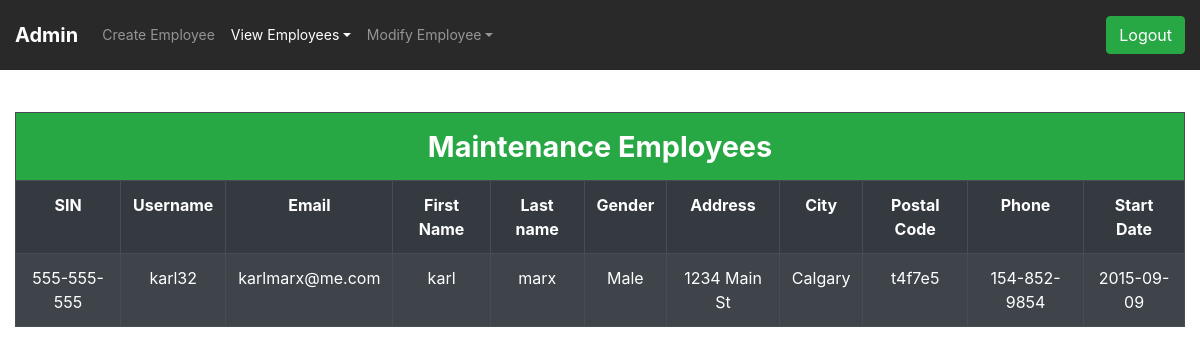
/admin/admin_view_maintains.php (signed in), run on an earlier commit of the app's database.
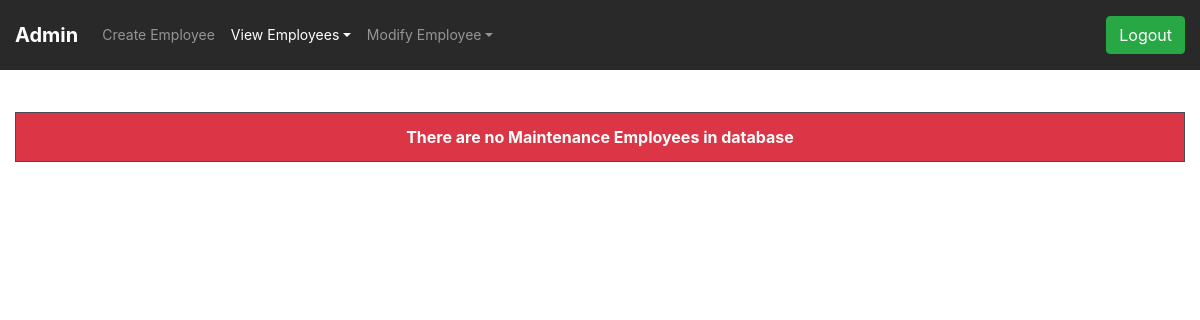
And on a later commit of the database.
### tables this page shows
CREATE TABLE `employee` (
  `SIN` varchar(11) NOT NULL,
  `Id` varchar(10) NOT NULL,
  `username` varchar(20) NOT NULL,
  `pwd` longtext NOT NULL,
  `user_type` varchar(15) NOT NULL,
  `gender` varchar(10) NOT NULL DEFAULT 'Other',
  `f_name` varchar(15) NOT NULL,
  `m_name` varchar(15) DEFAULT NULL,
  `l_name` varchar(30) NOT NULL,
  `street` varchar(30) NOT NULL,
  `postal_code` varchar(6) NOT NULL,
  `city` varchar(25) NOT NULL,
  `birth_date` date NOT NULL,
  `job_type` varchar(11) DEFAULT NULL,
  `email` varchar(30) NOT NULL,
  `phone_num` varchar(15) NOT NULL,
  `start_date` date NOT NULL,
  `Dnum` tinyint(6) DEFAULT NULL
);

### admin/admin_view_maintains.php (the view, shortened to what this page needs)
<!DOCTYPE html>
<html lang="en">
<head>
    <link rel="stylesheet" href="https://stackpath.bootstrapcdn.com/bootstrap/4.3.1/css/bootstrap.min.css">
    <link rel="stylesheet" href="adminStyles.css">
</head>
<body>
<nav class="navbar navbar-expand-md navbar-dark fixed-top">
        <a class="navbar-brand font-weight-bold" href="admin.php">Admin </a>
        <div class="collapse navbar-collapse" id="navbarsExampleDefault">
            <ul class="navbar-nav mr-auto">
                <li class="nav-item ">
                    <a class="nav-link" href="create_employee.php">Create Employee </a>
                </li>
                <li class="nav-item dropdown active">
                    <a class="nav-link dropdown-toggle" href="" id="dropdown01" data-toggle="dropdown"
                        aria-haspopup="true" aria-expanded="false">View Employees</a>
                </li>
                <li class="nav-item dropdown">
                    <a class="nav-link dropdown-toggle" href="" id="dropdown01" data-toggle="dropdown"
                        aria-haspopup="true" aria-expanded="false">Modify Employee</a>
                </li>
            </ul>
            <form action="../include/logout_inc.php" method="post">
                <button type="submit" class="btn btn-success">Logout</button>
            </form>
        </div>
    </nav>
    <main>
        <?php
        require '../include/db_connection_inc.php';
        $jtype = "maintenance";
        $sql = "SELECT * from employee where job_type=? ";
        $stmt = mysqli_stmt_init($connect);
        if (!mysqli_stmt_prepare($stmt, $sql)) {
            header("Location: admin.php?error=sqlErrorSelectEmp");
            exit();
        } else {
            mysqli_stmt_bind_param($stmt, "s", $jtype);
            mysqli_stmt_execute($stmt);
            $response = mysqli_stmt_get_result($stmt);
                if ($m = mysqli_fetch_assoc($response) ) {
               echo' <div class=" text-center  container-fluid admin_tables">
                    <table class="table table-lg table-hover table-striped table-bordered table-dark ">
                    <tr class="bg-success">
                        <th colspan="11" style="font-size:1.8em;font-weight:bold;">Maintenance Employees</th>
                    </tr>
                    <tr>
                        <th scope="col">SIN</th>
                        <th scope="col">Username</th>
                        <th scope="col">Email</th>
                        <th scope="col">First Name</th>
                        <th scope="col">Last name</th>
                        <th scope="col">Gender</th>
                        <th scope="col">Address</th>
                        <th scope="col">City</th>
                        <th scope="col">Postal Code</th>
                        <th scope="col">Phone</th>
                        <th scope="col">Start Date</th>
                    </tr>';
                    mysqli_stmt_execute($stmt);
                    $response = mysqli_stmt_get_result($stmt);
            while($row = mysqli_fetch_assoc($response)){
                       echo '<tr>
                            <td>'.$row["SIN"].'</td>
                            <td>'.$row["username"].'</td>
                            <td>'.$row["email"].'</td>
                            <td>'.$row["f_name"].'</td>
                            <td>'.$row["l_name"].'</td>
                            <td>'.$row["gender"].'</td>
                            <td>'.$row["street"].'</td>
                            <td>'.$row["city"].'</td>
                            <td>'.$row["postal_code"].'</td>
                            <td>'.$row["phone_num"].'</td>
                            <td>'.$row["start_date"].'</td>
                        </tr>';
                   }
                    echo '</table>   </div>';
              } else {
                echo '<div class=" text-center  container-fluid admin_tables"> <table class="table table-hover table-striped table-bordered table-dark ">
                          <tr class="bg-danger">
                              <th colspan="11">There are no Maintenance Employees in database</th>
                          </tr>
                  </table></div>';
                }
            }
            ?>
</main>
</body>
</html>

### admin/adminStyles.css (style rules this page uses)
body { background-image: url("../images/server2.jpg"); height: 110%; width: 100%; background-repeat: no-repeat; background-size: auto; color: rgb(250, 246, 246); }
.navbar { background-color: rgba(15, 15, 15, 0.993); font-size: 1em; padding: 15px; }
.admin_tables { margin-top: 7em; }
.dropdown-toggle { cursor: pointer; }
.navbar { background-color: rgba(15, 15, 15, 0.89); font-size: 1em; padding: 15px; }
a { text-decoration: none; color: #666; }
a { font-size: 14px; line-height: 1.7; color: #666666; margin: 0px; transition: all 0.4s; -webkit-transition: all 0.4s; -o-transition: all 0.4s; -moz-transition: all 0.4s; }
button { outline: none !important; border: none; background: transparent; }

What changed in the data, as far as the page shows it:
removed employee: SIN "555-555-555", username "karl32", email "karlmarx@me.com", f_name "karl", l_name "marx", gender "Male", street "1234 Main St", city "Calgary", postal_code "t4f7e5", phone_num "154-852-9854", start_date "2015-09-09"
Also different on the page:
text no longer shown: "Maintenance Employees SIN Username Email First Name Last name Gender Address City Postal Code Phone Start Date"
text now shown: "There are no Maintenance Employees in database"
